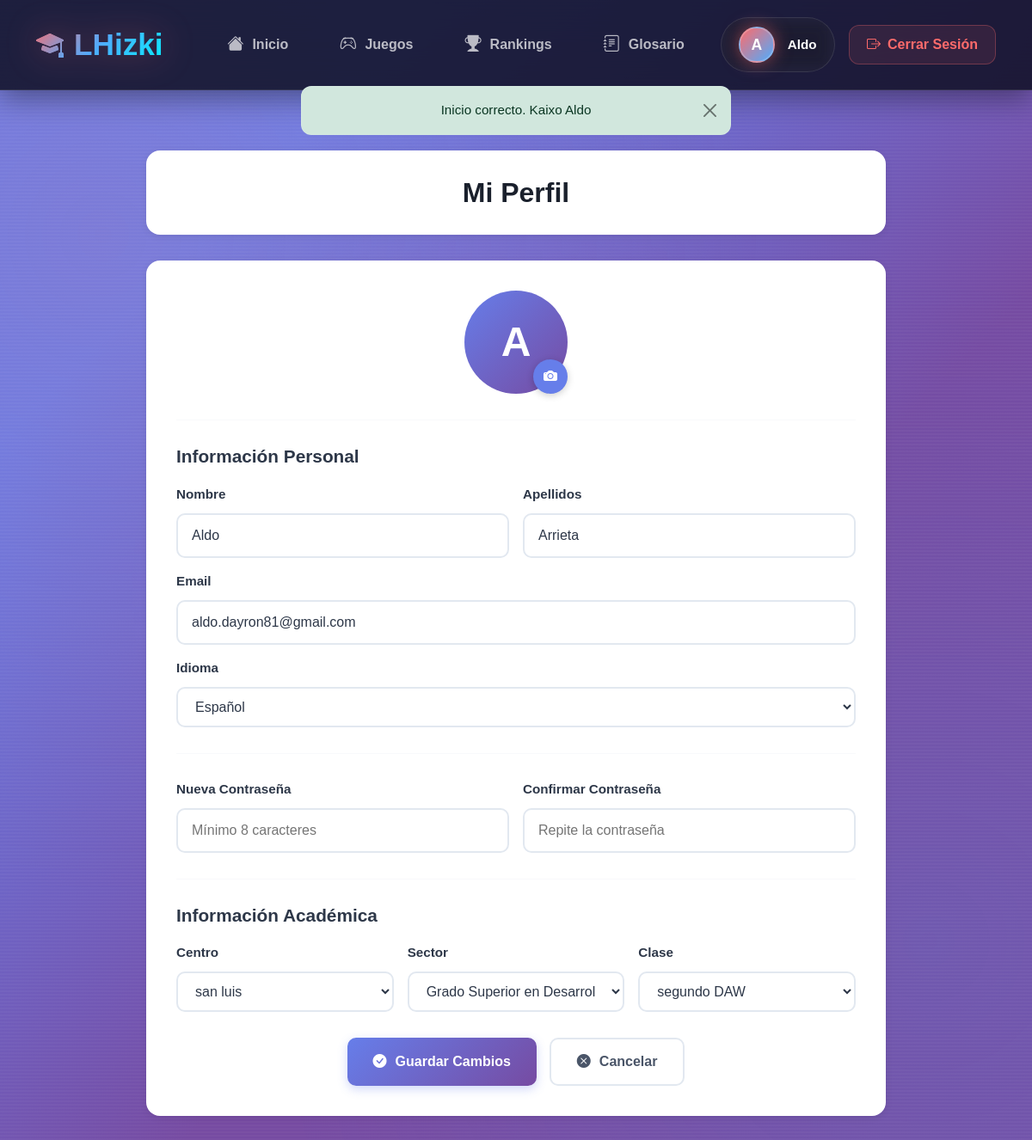
Screenshot of /usuario/index.php?section=perfil (signed in) with the database file from the repository.
### tables this page shows
CREATE TABLE IF NOT EXISTS `user` (
  `id` int NOT NULL AUTO_INCREMENT,
  `rol` int DEFAULT NULL,
  `nombre` varchar(50) DEFAULT NULL,
  `apellido` varchar(50) DEFAULT NULL,
  `mail` varchar(50) DEFAULT NULL,
  `password` varchar(50) DEFAULT NULL,
  `centro` int DEFAULT NULL,
  `sector` int DEFAULT NULL,
  `clase` int DEFAULT NULL,
  `idioma` varchar(20) DEFAULT 'español',
  `puntuacionIndividual` int DEFAULT '0',
  `token` varchar(50) DEFAULT NULL,
  `fechaConfirmacion` date DEFAULT NULL,
  PRIMARY KEY (`id`),
  KEY `rol` (`rol`),
  KEY `centro_user` (`centro`),
  KEY `clase_user` (`clase`),
  KEY `sector_user` (`sector`),
  CONSTRAINT `centro_user` FOREIGN KEY (`centro`) REFERENCES `centro` (`id`),
  CONSTRAINT `clase_user` FOREIGN KEY (`clase`) REFERENCES `clases` (`id`),
  CONSTRAINT `rol` FOREIGN KEY (`rol`) REFERENCES `roles` (`id`),
  CONSTRAINT `sector_user` FOREIGN KEY (`sector`) REFERENCES `sectores` (`id`)
);

### core/idiomas.php (called while the page is built, shortened)
<?php
function obtenerTraduccion($clave, $idioma = null) {
    global $traducciones;
    if ($idioma === null) {
        $idioma = $_SESSION['user']['idioma'] ?? 'español';
    }
    return $traducciones[$idioma][$clave] ?? $clave;
}
function t($clave, $idioma = null) {
    return obtenerTraduccion($clave, $idioma);
}
?>

### usuario/models/AccesoBD_class.php (called while the page is built, shortened)
<?php
require_once __DIR__ . '/../../core/database.php';
class AccesoBD_Usuario {
public function obtenerCentros() {
    $db = new AccesoBD();
    $conn = $db->conexion;
    $sql = "SELECT id, nombre FROM centro ORDER BY nombre ASC";
    $result = $conn->query($sql);
    $centros = [];
    while ($row = $result->fetch_assoc()) {
        $centros[] = $row;
    }
    return $centros;
}
public function obtenerSectores() {
    $db = new AccesoBD();
    $conn = $db->conexion;
    $sql = "SELECT id, nombre FROM sectores ORDER BY nombre ASC";
    $result = $conn->query($sql);
    $sectores = [];
    while ($row = $result->fetch_assoc()) {
        $sectores[] = $row;
    }
    return $sectores;
}
public function obtenerClases() {
    $db = new AccesoBD();
    $conn = $db->conexion;
    $sql = "SELECT id, nombre FROM clases ORDER BY nombre ASC";
    $result = $conn->query($sql);
    $clases = [];
    while ($row = $result->fetch_assoc()) {
        $clases[] = $row;
    }
    return $clases;
}
}
?>

### core/Database.php (called while the page is built, shortened)
<?php
class AccesoBD {
    function conectar() {
        $this->conexion = mysqli_connect(self::RUTA, self::USER, self::PASS, self::BD)
            or die("Error al establecer la conexión con la BD");
    }
}
?>

### usuario/sections/perfil.php (the view, shortened to what this page needs)
<?php
require_once __DIR__ . '/../models/AccesoBD_class.php';
$usuarioSesion = $_SESSION['user'];
$id = intval($usuarioSesion['id']);
$db = new AccesoBD_Usuario();
$conn = (new AccesoBD())->conexion;
$sql = "SELECT nombre, apellido, mail FROM user WHERE id = ?";
$stmt = $conn->prepare($sql);
$stmt->bind_param("i", $id);
$stmt->execute();
$result = $stmt->get_result();
$datosUsuario = $result->fetch_assoc();
$usuario = [
    'id' => $id,
    'nombre' => $datosUsuario['nombre'] ?? $usuarioSesion['nombre'],
    'apellido' => $datosUsuario['apellido'] ?? '',
    'mail' => $datosUsuario['mail'] ?? '',
    'rol' => $usuarioSesion['rol'],
    'centro' => $usuarioSesion['centro'],
    'sector' => $usuarioSesion['sector'],
    'clase' => $usuarioSesion['clase'],
    'puntuacion' => $usuarioSesion['puntuacion']
];
$centros = $db->obtenerCentros();
$sectores = $db->obtenerSectores();
$clases = $db->obtenerClases();
$imagenPerfil = null;
?>
<link rel="stylesheet" href="./css/sectionsfinal.css">
<div class="perfil-container">
  <div class="perfil-header-simple">
    <h2 class="perfil-title"><?= t('mi_perfil_titulo') ?></h2>
  </div>
  <form action="./controllers/actualizarPerfil_controller.php" method="POST" enctype="multipart/form-data" class="perfil-form-simple">
    <div class="perfil-foto-section">
      <div class="perfil-avatar-wrapper-center">
        <div class="perfil-avatar-simple" id="avatarPreview">
          <?php if ($imagenPerfil): ?>
            <img src="<?= htmlspecialchars($imagenPerfil) ?>" alt="Avatar" class="perfil-avatar-img-simple">
          <?php else: ?>
            <span class="perfil-avatar-inicial"><?= strtoupper(substr($usuario['nombre'], 0, 1)) ?></span>
          <?php endif; ?>
        </div>
        <label for="imagenPerfilInput" class="perfil-icon-cambiar">
          <i class="bi bi-camera-fill"></i>
        </label>
      </div>
    </div>
    <hr class="perfil-divider">
    <div class="perfil-grupo">
      <h3 class="perfil-subtitulo"><?= t('informacion_personal') ?></h3>
      <div class="row g-3">
        <div class="col-md-6">
          <label class="perfil-label-simple"><?= t('nombre') ?></label>
          <input type="text" name="nombre" class="perfil-input-simple" value="<?= htmlspecialchars($usuario['nombre']) ?>" required>
        </div>
        <div class="col-md-6">
          <label class="perfil-label-simple"><?= t('apellidos') ?></label>
          <input type="text" name="apellido" class="perfil-input-simple" value="<?= htmlspecialchars($usuario['apellido']) ?>" required>
        </div>
        <div class="col-12">
          <label class="perfil-label-simple"><?= t('email') ?></label>
          <input type="email" name="mail" class="perfil-input-simple" value="<?= htmlspecialchars($usuario['mail']) ?>" required>
        </div>
        <div class="col-12">
          <label class="perfil-label-simple"><?= t('idioma') ?></label>
          <select name="idioma" class="perfil-input-simple" required>
            <option value="español" <?= ($_SESSION['user']['idioma'] ?? 'español') == 'español' ? 'selected' : '' ?>><?= t('español') ?></option>
          </select>
        </div>
      </div>
    </div>
    <hr class="perfil-divider">
    <div class="perfil-grupo">
      <div class="row g-3">
        <div class="col-md-6">
          <label class="perfil-label-simple"><?= t('nueva_password') ?></label>
          <input type="password" name="nueva_password" class="perfil-input-simple" minlength="8" placeholder="<?= t('minimo_caracteres') ?>">
        </div>
        <div class="col-md-6">
          <label class="perfil-label-simple"><?= t('confirmar_password') ?></label>
          <input type="password" name="confirmar_password" class="perfil-input-simple" minlength="8" placeholder="<?= t('repite_password') ?>">
        </div>
      </div>
    </div>
    <hr class="perfil-divider">
    <div class="perfil-grupo">
      <h3 class="perfil-subtitulo"><?= t('informacion_academica') ?></h3>
      <div class="row g-3">
        <div class="col-md-4">
          <label class="perfil-label-simple"><?= t('centro') ?></label>
          <select name="centro" class="perfil-input-simple">
            <?php foreach ($centros as $c): ?>
              <option value="<?= $c['id'] ?>" <?= $usuario['centro'] == $c['id'] ? 'selected' : '' ?>>
                <?= htmlspecialchars($c['nombre']) ?>
              </option>
            <?php endforeach; ?>
          </select>
        </div>
        <div class="col-md-4">
          <label class="perfil-label-simple"><?= t('sector') ?></label>
          <select name="sector" class="perfil-input-simple">
            <?php foreach ($sectores as $s): ?>
              <option value="<?= $s['id'] ?>" <?= $usuario['sector'] == $s['id'] ? 'selected' : '' ?>>
                <?= htmlspecialchars($s['nombre']) ?>
              </option>
            <?php endforeach; ?>
          </select>
        </div>
        <div class="col-md-4">
          <label class="perfil-label-simple"><?= t('clase') ?></label>
          <select name="clase" class="perfil-input-simple">
            <?php foreach ($clases as $cl): ?>
              <option value="<?= $cl['id'] ?>" <?= $usuario['clase'] == $cl['id'] ? 'selected' : '' ?>>
                <?= htmlspecialchars($cl['nombre']) ?>
              </option>
            <?php endforeach; ?>
          </select>
        </div>
      </div>
    </div>
    <div class="perfil-botones">
      <button type="submit" class="perfil-btn-guardar">
        <i class="bi bi-check-circle-fill"></i>
        <?= t('guardar_cambios') ?>
      </button>
      <a href="index.php?section=home" class="perfil-btn-cancelar">
        <i class="bi bi-x-circle-fill"></i>
        <?= t('cancelar') ?>
      </a>
    </div>
  </form>
</div>

### usuario/css/sectionsfinal.css (style rules this page uses)
.perfil-container { max-width: 900px; margin: 0 auto; padding: 30px 20px; }
.perfil-header-simple { background: white; padding: 30px; border-radius: 16px; box-shadow: 0 2px 8px rgba(0, 0, 0, 0.08); margin-bottom: 30px; text-align: center; }
.perfil-title { font-size: 2rem; font-weight: 700; color: #1a202c; margin: 0; }
.perfil-form-simple { background: white; padding: 35px; border-radius: 16px; box-shadow: 0 2px 8px rgba(0, 0, 0, 0.08); }
.perfil-foto-section { margin-bottom: 30px; }
.perfil-label-simple { display: block; font-weight: 600; color: #2d3748; font-size: 0.95rem; margin-bottom: 10px; }
.perfil-avatar-wrapper-center { display: flex; flex-direction: column; align-items: center; gap: 15px; position: relative; }
.perfil-avatar-simple { width: 120px; height: 120px; border-radius: 50%; background: linear-gradient(135deg, #667eea, #764ba2); display: flex; align-items: center; justify-content: center; font-size: 3rem; font-weight: 700; color: white; overflow: hidden; position: relative; }
.perfil-avatar-inicial { font-size: 3rem; font-weight: 700; color: white; }
.perfil-icon-cambiar { position: absolute; bottom: 0; right: calc(50% - 60px); background: #667eea; color: white; width: 40px; height: 40px; border-radius: 50%; display: flex; align-items: center; justify-content: center; cursor: pointer; transition: all 0.3s ease; box-shadow: 0 2px 8px rgba(0, 0, 0, 0.2); }
.perfil-divider { margin: 30px 0; border: none; border-top: 1px solid #e2e8f0; }
.perfil-grupo { margin-bottom: 30px; }
.perfil-subtitulo { font-size: 1.3rem; font-weight: 700; color: #2d3748; margin-bottom: 20px; }
.perfil-input-simple { width: 100%; padding: 12px 16px; border: 2px solid #e2e8f0; border-radius: 10px; font-size: 1rem; color: #2d3748; transition: all 0.2s ease; background: white; }
.perfil-botones { display: flex; gap: 15px; justify-content: center; margin-top: 30px; }
.perfil-btn-guardar { display: inline-flex; align-items: center; gap: 10px; background: linear-gradient(135deg, #667eea, #764ba2); color: white; border: none; padding: 14px 30px; border-radius: 10px; font-weight: 700; font-size: 1rem; cursor: pointer; transition: all 0.3s ease; box-shadow: 0 4px 12px rgba(102, 126, 234, 0.3); }
.perfil-btn-cancelar { display: inline-flex; align-items: center; gap: 10px; background: white; color: #4a5568; border: 2px solid #e2e8f0; padding: 14px 30px; border-radius: 10px; font-weight: 600; font-size: 1rem; cursor: pointer; text-decoration: none; transition: all 0.3s ease; }
body, .btn, .form-control { font-family: 'Poppins', sans-serif; }

### usuario/index.php (style rules this page uses)
* { margin: 0; padding: 0; box-sizing: border-box; }
body { font-family: 'Inter', -apple-system, BlinkMacSystemFont, 'Segoe UI', sans-serif; background: linear-gradient(135deg, #667eea 20%, #764ba2 60%); min-height: 100vh; padding-bottom: 100px; position: relative; overflow-x: hidden; }
body::before { content: ''; position: fixed; top: 0; left: 0; width: 100%; height: 100%; background: radial-gradient(circle at 10% 20%, rgba(255, 107, 107, 0.15) 0%, transparent 50%), radial-gradient(circle at 90% 80%, rgba(79, 172, 254, 0.15) 0%, transparent 50%), radial-gradient(circle at 50% 50%, rgba(250, 139, 255, 0.1) 0%, transparent 50%); pointer-events: none; z-index: 0; }
body::after { content: ''; position: fixed; top: 0; left: 0; width: 100%; height: 100%; background-image: repeating-linear-gradient(0deg, transparent, transparent 2px, rgba(255, 255, 255, 0.03) 2px, rgba(255, 255, 255, 0.03) 4px); pointer-events: none; z-index: 0; }
@media (min-width: 769px) { body { padding-bottom: 0; } }

### rows the page displays
user: nombre "A", nombre "Aldo", apellido "Arrieta", mail "aldo.dayron81@gmail.com"

### other values shown
t('inicio') "Inicio"
t('juegos') "Juegos"
t('rankings') "Rankings"
t('glosario') "Glosario"
substr($usuario['nombre'], 0, 1) "A"
$usuario['nombre'] "Aldo"
t('cerrar_sesion') "Cerrar Sesión"
$_SESSION['mensaje'] "Inicio correcto. Kaixo Aldo"
t('mi_perfil_titulo') "Mi Perfil"
t('informacion_personal') "Información Personal"
t('nombre') "Nombre"
t('apellidos') "Apellidos"
t('email') "Email"
t('idioma') "Idioma"
t('nueva_password') "Nueva Contraseña"
